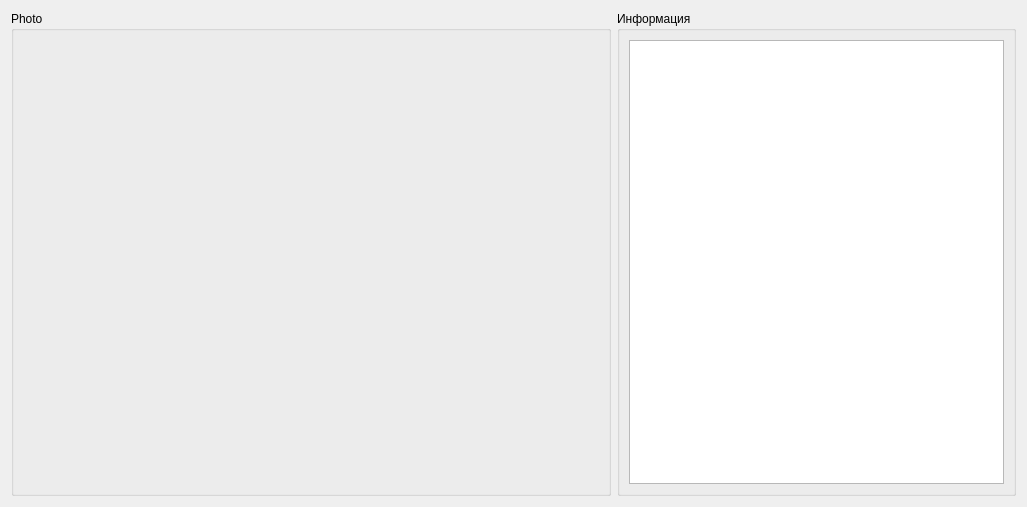
<?xml version="1.0" encoding="UTF-8"?>
<ui version="4.0">
 <class>Dialog_ViewPhoto</class>
 <widget class="QDialog" name="Dialog_ViewPhoto">
  <property name="geometry">
   <rect>
    <x>0</x>
    <y>0</y>
    <width>1027</width>
    <height>507</height>
   </rect>
  </property>
  <property name="windowTitle">
   <string>Dialog</string>
  </property>
  <layout class="QHBoxLayout" name="horizontalLayout">
   <item>
    <widget class="QGroupBox" name="groupBox">
     <property name="minimumSize">
      <size>
       <width>600</width>
       <height>0</height>
      </size>
     </property>
     <property name="title">
      <string>Photo</string>
     </property>
     <layout class="QVBoxLayout" name="verticalLayout_2">
      <item>
       <layout class="QVBoxLayout" name="verticalLayout"/>
      </item>
     </layout>
    </widget>
   </item>
   <item>
    <widget class="QGroupBox" name="groupBox_2">
     <property name="title">
      <string>Информация</string>
     </property>
     <layout class="QVBoxLayout" name="verticalLayout_3">
      <item>
       <widget class="QTextEdit" name="textEdit"/>
      </item>
     </layout>
    </widget>
   </item>
  </layout>
 </widget>
 <resources/>
 <connections/>
</ui>
